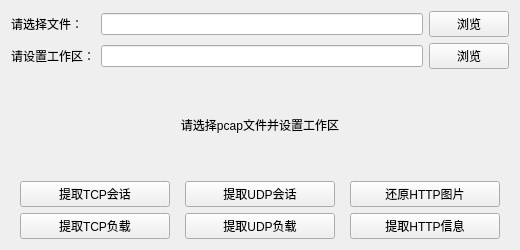
<?xml version="1.0" encoding="UTF-8"?>
<ui version="4.0">
 <class>Widget</class>
 <widget class="QWidget" name="Widget">
  <property name="geometry">
   <rect>
    <x>0</x>
    <y>0</y>
    <width>520</width>
    <height>250</height>
   </rect>
  </property>
  <property name="windowTitle">
   <string>Widget</string>
  </property>
  <layout class="QVBoxLayout" name="verticalLayout">
   <item>
    <layout class="QHBoxLayout" name="horizontalLayout">
     <item>
      <widget class="QLabel" name="label">
       <property name="minimumSize">
        <size>
         <width>84</width>
         <height>0</height>
        </size>
       </property>
       <property name="text">
        <string>请选择文件：</string>
       </property>
      </widget>
     </item>
     <item>
      <widget class="QLineEdit" name="lineEditSrc"/>
     </item>
     <item>
      <widget class="QPushButton" name="pushButtonSrc">
       <property name="text">
        <string>浏览</string>
       </property>
       <property name="icon">
        <iconset resource="icons.qrc">
         <normaloff>:/images/Folder_open.png</normaloff>:/images/Folder_open.png</iconset>
       </property>
      </widget>
     </item>
    </layout>
   </item>
   <item>
    <layout class="QHBoxLayout" name="horizontalLayout_2">
     <item>
      <widget class="QLabel" name="label_2">
       <property name="text">
        <string>请设置工作区：</string>
       </property>
      </widget>
     </item>
     <item>
      <widget class="QLineEdit" name="lineEditDst"/>
     </item>
     <item>
      <widget class="QPushButton" name="pushButtonDst">
       <property name="text">
        <string>浏览</string>
       </property>
       <property name="icon">
        <iconset resource="icons.qrc">
         <normaloff>:/images/Folder_open.png</normaloff>:/images/Folder_open.png</iconset>
       </property>
      </widget>
     </item>
    </layout>
   </item>
   <item>
    <layout class="QHBoxLayout" name="horizontalLayout_3">
     <item>
      <widget class="QLabel" name="labelFeedback">
       <property name="text">
        <string>请选择pcap文件并设置工作区</string>
       </property>
       <property name="alignment">
        <set>Qt::AlignCenter</set>
       </property>
      </widget>
     </item>
    </layout>
   </item>
   <item>
    <layout class="QHBoxLayout" name="horizontalLayout_4">
     <item>
      <widget class="QPushButton" name="pushButtonTCPSession">
       <property name="maximumSize">
        <size>
         <width>150</width>
         <height>16777215</height>
        </size>
       </property>
       <property name="text">
        <string>提取TCP会话</string>
       </property>
       <property name="icon">
        <iconset resource="icons.qrc">
         <normaloff>:/images/session.png</normaloff>:/images/session.png</iconset>
       </property>
      </widget>
     </item>
     <item>
      <widget class="QPushButton" name="pushButtonUDPSession">
       <property name="maximumSize">
        <size>
         <width>150</width>
         <height>16777215</height>
        </size>
       </property>
       <property name="text">
        <string>提取UDP会话</string>
       </property>
       <property name="icon">
        <iconset resource="icons.qrc">
         <normaloff>:/images/session.png</normaloff>:/images/session.png</iconset>
       </property>
      </widget>
     </item>
     <item>
      <widget class="QPushButton" name="pushButtonHTTPImage">
       <property name="maximumSize">
        <size>
         <width>150</width>
         <height>16777215</height>
        </size>
       </property>
       <property name="text">
        <string>还原HTTP图片</string>
       </property>
       <property name="icon">
        <iconset resource="icons.qrc">
         <normaloff>:/images/image.png</normaloff>:/images/image.png</iconset>
       </property>
      </widget>
     </item>
    </layout>
   </item>
   <item>
    <layout class="QHBoxLayout" name="horizontalLayout_5">
     <item>
      <widget class="QPushButton" name="pushButtonTCPData">
       <property name="maximumSize">
        <size>
         <width>150</width>
         <height>16777215</height>
        </size>
       </property>
       <property name="text">
        <string>提取TCP负载</string>
       </property>
       <property name="icon">
        <iconset resource="icons.qrc">
         <normaloff>:/images/data.png</normaloff>:/images/data.png</iconset>
       </property>
      </widget>
     </item>
     <item>
      <widget class="QPushButton" name="pushButtonUDPData">
       <property name="maximumSize">
        <size>
         <width>150</width>
         <height>16777215</height>
        </size>
       </property>
       <property name="text">
        <string>提取UDP负载</string>
       </property>
       <property name="icon">
        <iconset resource="icons.qrc">
         <normaloff>:/images/data.png</normaloff>:/images/data.png</iconset>
       </property>
      </widget>
     </item>
     <item>
      <widget class="QPushButton" name="pushButtonHTTPInformation">
       <property name="maximumSize">
        <size>
         <width>150</width>
         <height>16777215</height>
        </size>
       </property>
       <property name="text">
        <string>提取HTTP信息</string>
       </property>
       <property name="icon">
        <iconset resource="icons.qrc">
         <normaloff>:/images/information.png</normaloff>:/images/information.png</iconset>
       </property>
      </widget>
     </item>
    </layout>
   </item>
  </layout>
  <zorder></zorder>
  <zorder></zorder>
 </widget>
 <layoutdefault spacing="6" margin="11"/>
 <resources>
  <include location="icons.qrc"/>
 </resources>
 <connections/>
</ui>
